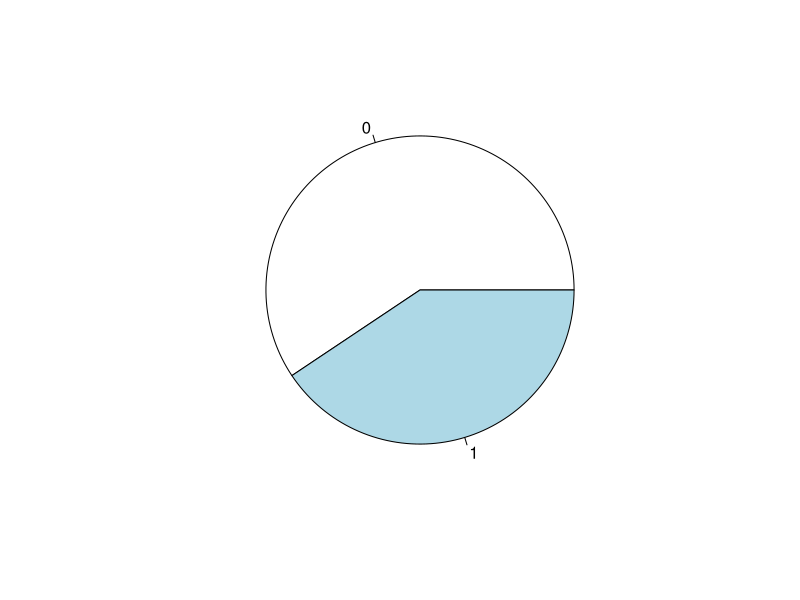
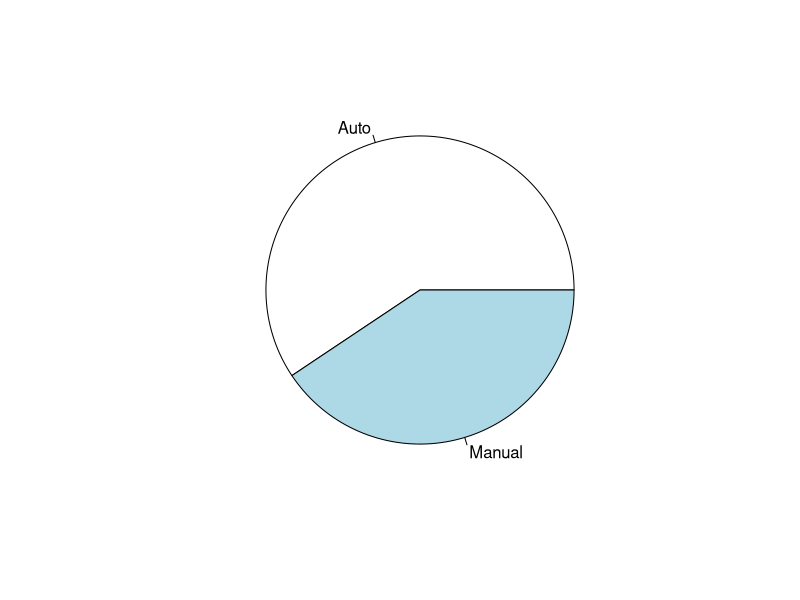
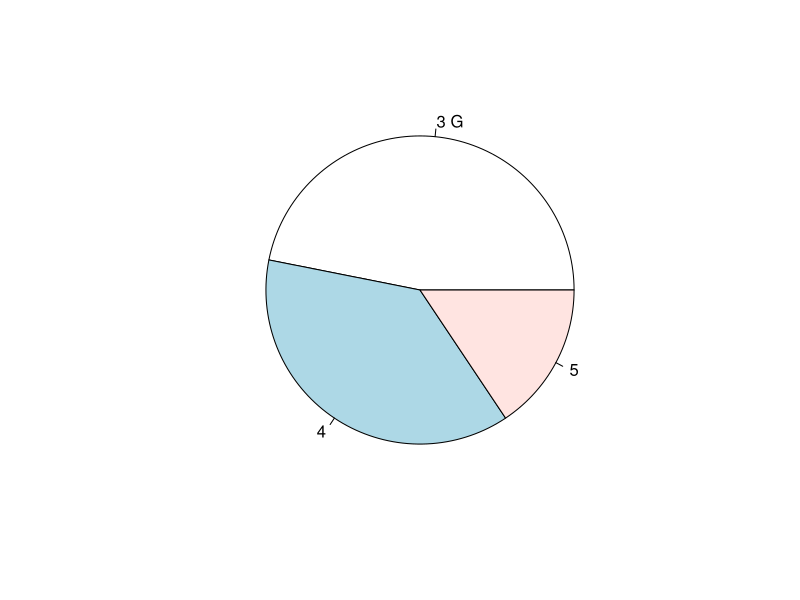
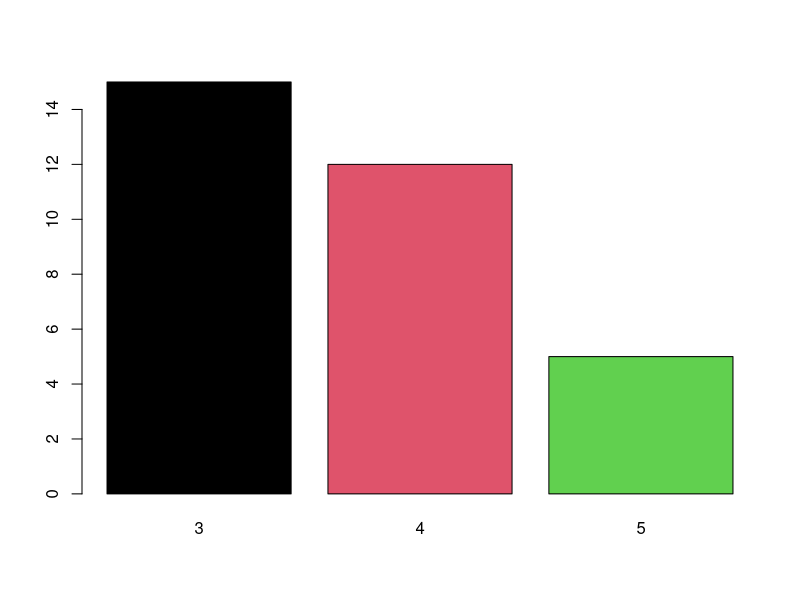
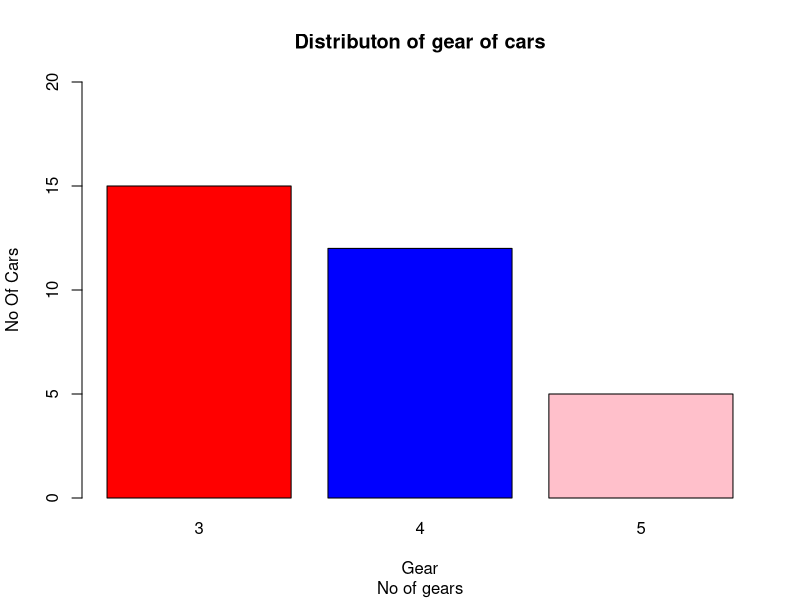

The R script that drew these images, in order:
#Analysis of dataset mtcars using dolyr
#filename: dplyr-mtcars.R
#learn to use dplyr 
library(dplyr)

mtcars
#structure of data set
str(mtcars)
dim(mtcars) #dimension
names(mtcars)
rownames(mtcars)
summary(mtcars) #summary of dataset

#summary activities on mtcars
table(mtcars$am) #automatic trasmission/manual
t1=table(mtcars$am)
pie(t1)
pie(t1,labels=c('Auto','Manual'))

table(mtcars$gear)
t2=table(mtcars$gear)
pie(t2,c('3 G','4','5'))
barplot(t2,col=1:3)
barplot(t2,col=c('red','blue','pink'),xlab = 'Gear',ylab = 'No Of Cars',ylim = c(0,20))
title(main = 'Distributon of gear of cars', sub='No of gears')

#using dplyr %>% is chaining function()
mtcars %>% select(mpg,gear) %>% slice(c(1:5,10))
#select for columns, slice for row 
mtcars %>% arrange(mpg) #ascending order of milage
mtcars %>% arrange(am,desc(mpg)) %>% select(am,mpg) #ascending order of am, descending order of am, descending order of mpg
?mtcars
mtcars %>% mutate(rn=rownames(mtcars)) %>% select(rn,mpg) #display row name with mpg
mtcars %>% slice(c(1,5,7))
mtcars %>% sample_n(3)
mtcars %>% sample_frac(.2)
mtcars %>% select(sample(x=c(1:11),size=2)) %>% head
sample(x=1:11, size = 2)

mtcars %>% mutate(newmpg = mpg * 1.1) 

# type of Tx ,mean (mpg)
mtcars %>% group_by(am) %>% summarise(MeanMPG =mean(mpg))
mtcars %>% group_by(am) %>% summarise(MeanMPG =mean(mpg),MaxHP=max(hp))
mtcars %>% group_by(am,gear) %>% summarise(MeanMPG =mean(mpg),MaxHP=max(hp))

